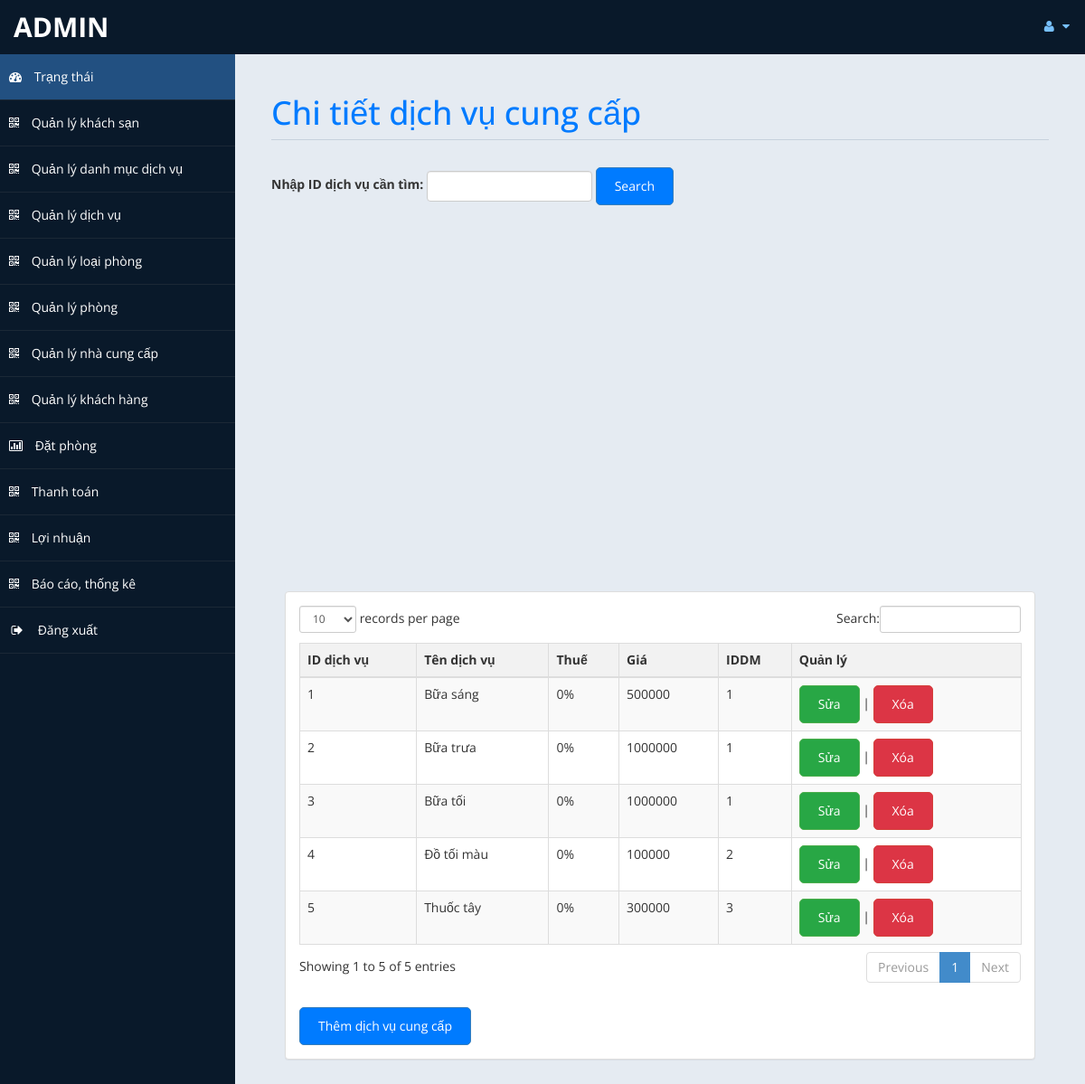
The page /admin/dichvu.php (signed in) on the database its author committed.
### tables this page shows
CREATE TABLE `dichvu` (
  `IDDV` varchar(10) NOT NULL,
  `TENDV` varchar(200) NOT NULL,
  `THUE` varchar(100) NOT NULL,
  `GIA` float NOT NULL,
  `IDDM` varchar(10) NOT NULL
);

### admin/dichvu.php (the view, shortened to what this page needs)
<?php
include('db.php');
if (isset($_GET['search_iddv'])) {
    $search_iddv = $_GET['search_iddv'];
    $sql = "SELECT * FROM dichvu WHERE IDDV LIKE '%$search_iddv%'";
} else {
    $sql = "SELECT * FROM dichvu";
}
$re = mysqli_query($con, $sql);
?>
<!DOCTYPE html>
<html xmlns="http://www.w3.org/1999/xhtml">
<head>
    <link href="assets/css/bootstrap.css" rel="stylesheet" />
    <link href="assets/css/font-awesome.css" rel="stylesheet" />
    <link href="assets/css/thongtin.css" rel="stylesheet" />
	<link rel="stylesheet" href="assets/css/morris.css">
    <link href="assets/css/custom-styles.css" rel="stylesheet" />
    <link href="assets/js/dataTables/dataTables.bootstrap.css" rel="stylesheet" />
</head>
<body>
    <div id="wrapper">
        <nav class="navbar navbar-default top-navbar" role="navigation">
            <div class="navbar-header">
                <a class="navbar-brand" href="home.php"><?php echo $_SESSION["user"]; ?> </a>
            </div>
            <ul class="nav navbar-top-links navbar-right">
                <li class="dropdown">
                    <a class="dropdown-toggle" data-toggle="dropdown" href="#" aria-expanded="false">
                        <i class="fa fa-user fa-fw"></i> <i class="fa fa-caret-down"></i>
                    </a>
                </li>
            </ul>
        </nav>
        <nav class="navbar-default navbar-side" role="navigation">
        <div class="sidebar-collapse">
                <ul class="nav" id="main-menu">
                    <li>
                        <a class="active-menu" href="home.php"><i class="fa fa-dashboard"></i> Trạng thái</a>
                    </li>
                    <li>
                        <a  href="khachsan.php"><i class="fa fa-qrcode"></i> Quản lý khách sạn</a>
                    </li>
                    <li>
                        <a href="danhmuc.php"><i class="fa fa-qrcode"></i> Quản lý danh mục dịch vụ</a>
                    </li>
                    <li>
                        <a  href="dichvu.php"><i class="fa fa-qrcode"></i> Quản lý dịch vụ</a>
                    </li>
                    <li>
                        <a href="loaiphong.php"><i class="fa fa-qrcode"></i> Quản lý loại phòng</a>
                    </li>
                    <li>
                        <a  href="phong.php"><i class="fa fa-qrcode"></i> Quản lý phòng</a>
                    </li>
                    <li>
                        <a href="nhacungcap.php"><i class="fa fa-qrcode"></i> Quản lý nhà cung cấp</a>
                    </li>
                    <li>
                        <a  href="khachhang.php"><i class="fa fa-qrcode"></i> Quản lý khách hàng</a>
                    </li>
                    <li>
                        <a href="datphong.php"><i class="fa fa-bar-chart-o"></i> Đặt phòng</a>
                    </li>
                    <li>
                        <a href="payment.php"><i class="fa fa-qrcode"></i> Thanh toán</a>
                    </li>
                    <li>
                        <a  href="profit.php"><i class="fa fa-qrcode"></i> Lợi nhuận</a>
                    </li>
                    <li>
                        <a href="quanlythongke.php"><i class="fa fa-qrcode"></i> Báo cáo, thống kê</a>
                    </li>
                    <li>
    <a href="#" onclick="confirmLogout();">
        <i class="fa fa-sign-out fa-fw"></i> Đăng xuất
    </a>
</li>
					</ul>
            </div>
        </nav>
        <div id="page-wrapper" >
        <div id="page-inner">
			 <div class="row">
                    <div class="col-md-12">
                        <h1 class="page-header">
                           Chi tiết dịch vụ cung cấp<small> </small>
                        </h1>
                        <form action="" method="GET" class="form-inline">
                                <div class="form-group">
                                    <label for="search_iddv">Nhập ID dịch vụ cần tìm:</label>
                                    <input type="text" class="form-control" id="search_iddv" name="search_iddv">
                                </div>
                                <button type="submit" class="btn btn-primary">Search</button>
                            </form>
                    </div>
                </div>
            <br>
				<br>
				<br>
				<br><div id="chart"></div>
        <div class="col-md-12">
                    <div class="panel panel-default">
                        <div class="panel-body">
                            <div class="table-responsive table-striped-body">
                                <table class="table table-striped table-bordered table-hover" id="dataTables-example">
                                    <thead>
                                        <tr>
											<th>ID dịch vụ</th>
                                            <th>Tên dịch vụ</th>
                                            <th>Thuế</th>
											<th>Giá</th>
                                            <th>IDDM</th>
											<th>Quản lý</th>
                                        </tr>
                                    </thead>
                                    <tbody>
									<?php
										while($row = mysqli_fetch_array($re)) {
                                            $id = $row['IDDV'];
                                            echo "<tr class='" . ($id % 2 == 1 ? 'gradeC' : 'gradeU') . "'>";
                                            echo "<td>" . $row['IDDV'] . "</td>";
                                            echo "<td>" . $row['TENDV'] . "</td>";
                                            echo "<td>" . $row['THUE'] . "</td>";
                                            echo "<td>" . $row['GIA'] . "</td>";
                                            echo "<td>" . $row['IDDM'] . "</td>";
                                            echo "<td>
                                                    <a href='edit_dichvu.php?id=$id'class='btn btn-success'>Sửa</a> |
                                                    <a href='javascript:void(0);' onclick='confirmDelete($id)' class='btn btn-danger'>Xóa</a>                                                  </td>";
                                            echo "</tr>";
                                        }
									?>
                                    </tbody>
                                </table>
                                <div class="btn-container">
                            <a href="themdichvu.php" class="btn btn-primary">Thêm dịch vụ cung cấp</a>
                        </div>
                            </div>
                        </div>
                    </div>
                </div>
                </div>
            </div>
    </div>
</body>
</html>

### admin/assets/css/thongtin.css (style rules this page uses)
body { font-family: Arial, sans-serif; background-color: #f8f9fa; }
#page-inner { padding: 20px; }
h1.page-header { color: #007bff; margin-bottom: 30px; }
table { width: 100%; border-collapse: collapse; margin-top: 20px; }
th, td { border: 1px solid #dee2e6; padding: 12px; text-align: left; }
tr.gradeC { background-color: #f2f2f2; }
tr.gradeU { background-color: #e6e6e6; }
.btn { padding: 10px 20px; border-radius: 5px; text-decoration: none; color: #fff; }
.btn-primary { background-color: #007bff; }
.btn-success { background-color: #28a745; }
.btn-danger { background-color: #dc3545; }
.btn-container { margin-top: 20px; }
#dataTables-example { width: 100%; margin: 1em 0; border-collapse: collapse; border-spacing: 0; }
#dataTables-example th { background-color: #f2f2f2; font-weight: bold; padding: 8px; text-align: left; }
#dataTables-example td { padding: 8px; border-bottom: 1px solid #ddd; }
#dataTables-example tbody tr.gradeC { background-color: #f9f9f9; }
#dataTables-example tbody tr.gradeU { background-color: #ffffff; }

### admin/assets/css/custom-styles.css (style rules this page uses)
body { font-family: 'Open Sans', sans-serif; }
#wrapper { width: 100%; background:#09192A; }
#page-wrapper { padding: 15px 15px; min-height: 600px; background:#E5EBF2; }
#page-inner { width:100%; margin:10px 20px 10px 0px; background-color:transparent; padding:10px; min-height:1200px; }
h1, .h1, h2, .h2, h3, .h3 { margin-bottom: -5px; }
.page-header { padding-bottom: 9px; margin: 10px 0 45px; border-bottom: 1px solid #C7D1DD; }
.top-navbar { margin:0px; }
.top-navbar .navbar-brand { color: #fff; width: 260px; text-align: left; height: 60px; font-size: 30px; font-weight: 700; text-transform: uppercase; line-height: 30px; }
.top-navbar .nav > li { position: relative; display: inline-block; }
.top-navbar .nav > li > a { position: relative; display: block; padding: 19px 15px; color: #77C0FD; }
.active-menu { background-color:#225081!important; }
.sidebar-collapse , .sidebar-collapse .nav { background:none; }
.sidebar-collapse .nav { padding:0; }
.sidebar-collapse .nav > li > a { color:#fff; background:transparent; text-shadow:none; }
.sidebar-collapse > .nav > li > a { padding:15px 10px; }
.sidebar-collapse > .nav > li { border-bottom: 1px solid rgba(107, 108, 109, 0.19); }
.navbar-side { border:none; background-color: transparent; }
.top-navbar { background:#09192A; border-bottom:none; }
.top-navbar .nav > li > a > i { margin-right: 2px; }
.navbar-default { border:0px solid black; }
.navbar-header { background: #09192A; }
.nav > li > a > i { margin-right:10px; }
@media (min-width:768px) { #page-wrapper { margin: 0 0 0 260px; padding: 15px 30px; min-height: 1200px; } }
@media (min-width:768px) { .navbar-side { z-index: 1; position: absolute; width: 260px; } }
@media (min-width:768px) { .navbar { border-radius: 0px; } }

### rows shown on the page
dichvu: IDDV "1", TENDV "Bữa sáng", THUE "0%", GIA "500000", IDDM "1"
dichvu: IDDV "2", TENDV "Bữa trưa", THUE "0%", GIA "1000000", IDDM "1"
dichvu: IDDV "3", TENDV "Bữa tối", THUE "0%", GIA "1000000", IDDM "1"
dichvu: IDDV "4", TENDV "Đồ tối màu", THUE "0%", GIA "100000", IDDM "2"
dichvu: IDDV "5", TENDV "Thuốc tây", THUE "0%", GIA "300000", IDDM "3"

### other values the page prints
$_SESSION["user"] "ADMIN"
